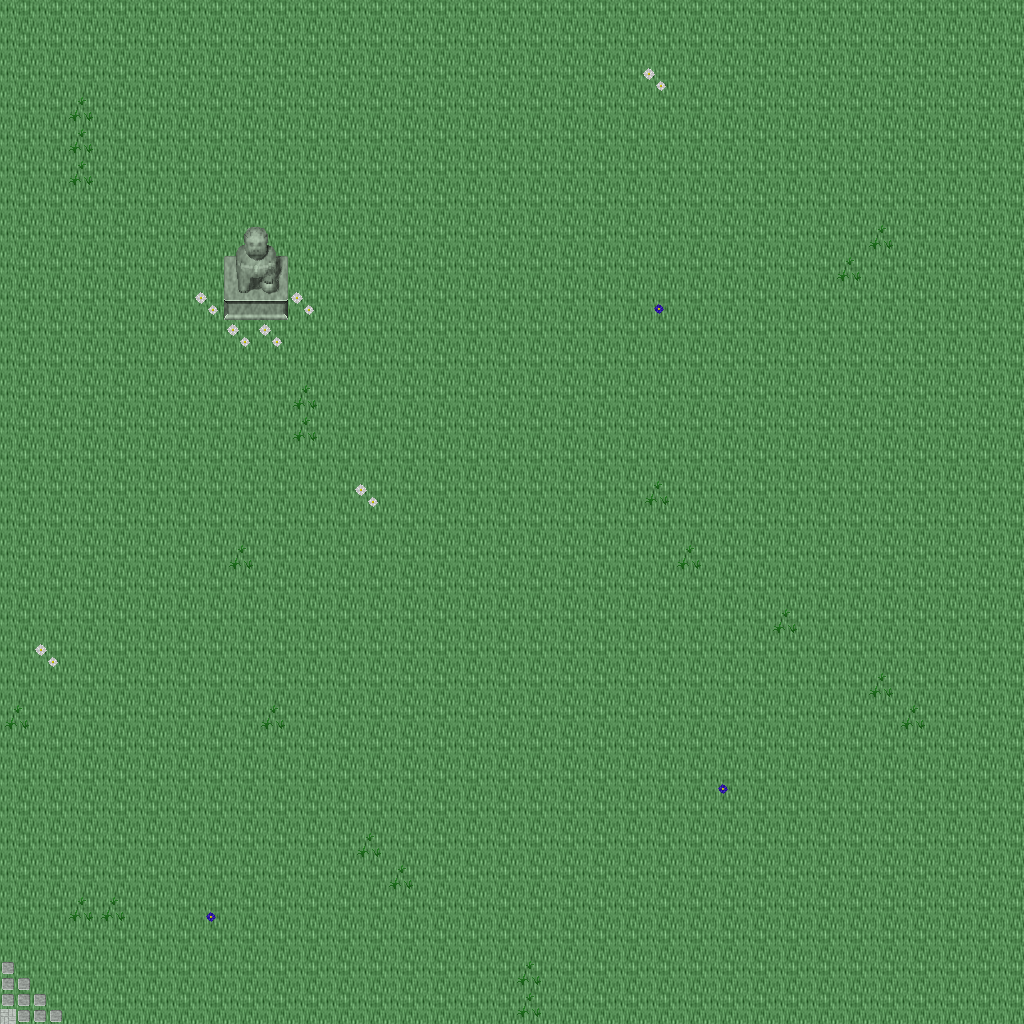

A level layout from a 2D game, rendered from its tile map. Below: a short description, then the map file with tile-grid data replaced by summaries:
An orthogonal 32x32 tile map with 32x32 px tiles, 5 tile layers (Ground, Objects, Objects2, Above, ...), 1 hidden layer not drawn, 24 tilesets.

<map version="1.10" tiledversion="1.11.0" orientation="orthogonal" renderorder="right-down" width="32" height="32" tilewidth="32" tileheight="32" infinite="0" nextlayerid="11" nextobjectid="1">
 <tileset firstgid="1" name="ground_ground" tilewidth="32" tileheight="32" tilecount="33" columns="3">
  <image source="../drawable/ground_ground.png" width="96" height="352" />
 </tileset>
 <tileset firstgid="34" name="ground_ridge_earth_dark" tilewidth="32" tileheight="32" tilecount="96" columns="12">
  <image source="../drawable/ground_ridge_earth_dark.png" width="384" height="256" />
 </tileset>
 <tileset firstgid="130" name="plant_grasses" tilewidth="32" tileheight="32" tilecount="6" columns="3">
  <image source="../drawable/plant_grasses.png" width="96" height="64" />
 </tileset>
 <tileset firstgid="136" name="ground_grass_edges" tilewidth="32" tileheight="32" tilecount="36" columns="12">
  <image source="../drawable/ground_grass_edges.png" width="384" height="96" />
 </tileset>
 <tileset firstgid="172" name="ground_rock_pebbles" tilewidth="32" tileheight="32" tilecount="3" columns="1">
  <image source="../drawable/ground_rock_pebbles.png" width="32" height="96" />
 </tileset>
 <tileset firstgid="175" name="plant_flower_daisy_blue" tilewidth="32" tileheight="32" tilecount="8" columns="2">
  <image source="../drawable/plant_flower_daisy_blue.png" width="64" height="128" />
 </tileset>
 <tileset firstgid="183" name="plant_flower_daisy_white" tilewidth="32" tileheight="32" tilecount="8" columns="2">
  <image source="../drawable/plant_flower_daisy_white.png" width="64" height="128" />
 </tileset>
 <tileset firstgid="191" name="ground_cobbled_paving" tilewidth="32" tileheight="32" tilecount="1" columns="1">
  <image source="../drawable/ground_cobbled_paving.png" width="32" height="32" />
 </tileset>
 <tileset firstgid="192" name="item_pot_dark_barrel" tilewidth="32" tileheight="32" tilecount="2" columns="1">
  <image source="../drawable/item_pot_dark_barrel.png" width="32" height="64" />
 </tileset>
 <tileset firstgid="194" name="item_statue_green_stone" tilewidth="32" tileheight="32" tilecount="12" columns="4">
  <image source="../drawable/item_statue_green_stone.png" width="128" height="96" />
 </tileset>
 <tileset firstgid="206" name="logic_creature_orc" tilewidth="32" tileheight="32" tilecount="6" columns="6">
  <image source="../drawable/logic_creature_orc.png" width="192" height="32" />
 </tileset>
 <tileset firstgid="212" name="logic_creature_gnome" tilewidth="32" tileheight="32" tilecount="6" columns="6">
  <image source="../drawable/logic_creature_gnome.png" width="192" height="32" />
 </tileset>
 <tileset firstgid="218" name="logic_creature_animal" tilewidth="32" tileheight="32" tilecount="32" columns="8">
  <image source="../drawable/logic_creature_animal.png" width="256" height="128" />
 </tileset>
 <tileset firstgid="250" name="logic_item_sign" tilewidth="32" tileheight="32" tilecount="1" columns="1">
  <image source="../drawable/logic_item_sign.png" width="32" height="32" />
 </tileset>
 <tileset firstgid="251" name="logic_collision" tilewidth="32" tileheight="32" tilecount="1" columns="1">
  <image source="../drawable/logic_collision.png" width="32" height="32" />
 </tileset>
 <tileset firstgid="252" name="logic_portal" tilewidth="32" tileheight="32" tilecount="24" columns="8">
  <image source="../drawable/logic_portal.png" width="256" height="96" />
 </tileset>
 <tileset firstgid="276" name="ground_pothole" tilewidth="32" tileheight="32" tilecount="4" columns="4">
  <image source="../drawable/ground_pothole.png" width="128" height="32" />
 </tileset>
 <tileset firstgid="280" name="object_suspension_bridge" tilewidth="32" tileheight="32" tilecount="24" columns="3">
  <image source="../drawable/object_suspension_bridge.png" width="96" height="256" />
 </tileset>
 <tileset firstgid="304" name="item_corpse_huge_animal" tilewidth="32" tileheight="32" tilecount="16" columns="2">
  <image source="../drawable/item_corpse_huge_animal.png" width="64" height="256" />
 </tileset>
 <tileset firstgid="320" name="ground_green_paving" tilewidth="32" tileheight="32" tilecount="18" columns="3">
  <image source="../drawable/ground_green_paving.png" width="96" height="192" />
 </tileset>
 <tileset firstgid="338" name="logic_protection" tilewidth="32" tileheight="32" tilecount="2" columns="2">
  <image source="../drawable/logic_protection.png" width="64" height="32" />
 </tileset>
 <tileset firstgid="340" name="building_chimney_smoke" tilewidth="32" tileheight="32" tilecount="40" columns="4">
  <image source="../drawable/building_chimney_smoke.png" width="128" height="320" />
 </tileset>
 <tileset firstgid="380" name="building_huts" tilewidth="32" tileheight="32" tilecount="338" columns="26">
  <image source="../drawable/building_huts.png" width="832" height="416" />
 </tileset>
 <tileset firstgid="718" name="light_door_light" tilewidth="32" tileheight="32" tilecount="12" columns="3">
  <image source="../drawable/light_door_light.png" width="96" height="128" />
 </tileset>
 <layer id="1" name="Ground" width="32" height="32">
  <data>[1024 cells, 1024 non-empty, 1 distinct tile ids]</data>
 </layer>
 <layer id="2" name="Objects" width="32" height="32">
  <data>[1024 cells, 34 non-empty, 5 distinct tile ids]</data>
 </layer>
 <layer id="3" name="Objects2" width="32" height="32">
  <data>[1024 cells, 2 non-empty, 2 distinct tile ids]</data>
 </layer>
 <layer id="4" name="Above" width="32" height="32">
  <data>[1024 cells, 4 non-empty, 4 distinct tile ids]</data>
 </layer>
 <layer id="5" name="Above2" width="32" height="32">
  <data>[1024 cells, 0 non-empty, 0 distinct tile ids]</data>
 </layer>
 <layer id="6" name="Walkable" width="32" height="32" visible="0">
  <data>[1024 cells, 4 non-empty, 1 distinct tile ids]</data>
 </layer>
 <objectgroup id="7" name="Mapevents" />
 <objectgroup id="8" name="Spawn" />
 <objectgroup id="9" name="Keys" />
 <objectgroup id="10" name="Replace" />
</map>
